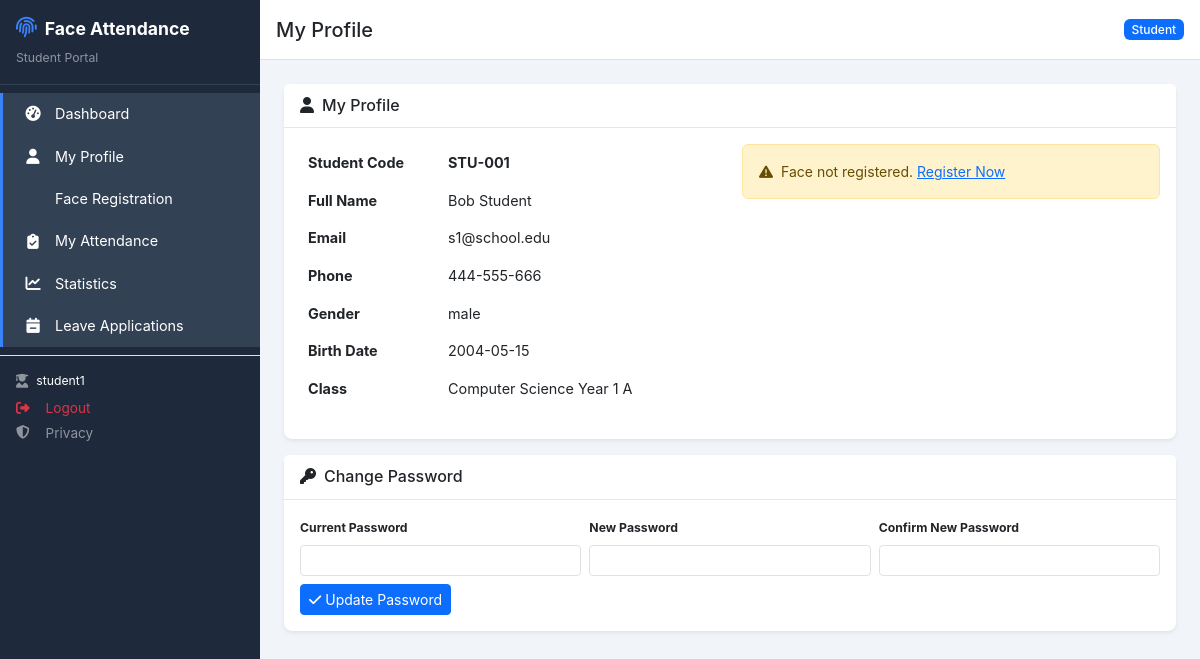
Page /public/student/profile (signed in) on the committed database.
### tables this page shows
CREATE TABLE students (
    id INT UNSIGNED AUTO_INCREMENT PRIMARY KEY,
    user_id INT UNSIGNED NULL UNIQUE,
    student_code VARCHAR(40) NOT NULL UNIQUE,
    full_name VARCHAR(120) NOT NULL,
    email VARCHAR(120) NULL,
    phone VARCHAR(30) NULL,
    gender ENUM('male','female','other') NULL,
    date_of_birth DATE NULL,
    class_id INT UNSIGNED NULL,
    is_active TINYINT(1) NOT NULL DEFAULT 1,
    face_registered TINYINT(1) NOT NULL DEFAULT 0,
    face_registration_version INT UNSIGNED NOT NULL DEFAULT 0,
    created_at DATETIME NOT NULL DEFAULT CURRENT_TIMESTAMP,
    updated_at DATETIME NOT NULL DEFAULT CURRENT_TIMESTAMP ON UPDATE CURRENT_TIMESTAMP,
    CONSTRAINT fk_students_user FOREIGN KEY (user_id) REFERENCES users(id) ON DELETE SET NULL ON UPDATE CASCADE,
    CONSTRAINT fk_students_class FOREIGN KEY (class_id) REFERENCES classes(id) ON DELETE SET NULL ON UPDATE CASCADE,
    INDEX idx_students_class (class_id),
    INDEX idx_students_active (is_active),
    INDEX idx_students_face_reg (face_registered)
);

CREATE TABLE classes (
    id INT UNSIGNED AUTO_INCREMENT PRIMARY KEY,
    class_code VARCHAR(40) NOT NULL UNIQUE,
    class_name VARCHAR(120) NOT NULL,
    start_time TIME NOT NULL DEFAULT '08:00:00',
    late_grace_minutes INT UNSIGNED NOT NULL DEFAULT 15,
    rest_start_time TIME NULL,
    rest_end_time TIME NULL,
    is_active TINYINT(1) NOT NULL DEFAULT 1,
    created_at DATETIME NOT NULL DEFAULT CURRENT_TIMESTAMP,
    updated_at DATETIME NOT NULL DEFAULT CURRENT_TIMESTAMP ON UPDATE CURRENT_TIMESTAMP,
    INDEX idx_classes_active (is_active)
);

### app/Controllers/Student/ProfileController.php (called while the page is built, shortened)
<?php
require_once BASE_PATH . '/app/models/StudentModel.php';
class StudentProfileController extends BaseController
{
    public function index(): void
    {
        $studentId = (int) Session::get('student_id');
        $student = StudentModel::findById($studentId);
        $this->view('student/profile', 'student', [
            'title' => 'My Profile',
            'student' => $student, 'csrf' => $this->csrfField(),
        ]);
    }
}

### public/index.php (called while the page is built, shortened)
<?php
$requestUri = $_SERVER['REQUEST_URI'] ?? '/';
$baseDir = parse_url(APP_URL, PHP_URL_PATH) ?? '';
if ($baseDir && strpos($requestUri, $baseDir) === 0) {
    $requestUri = substr($requestUri, strlen($baseDir));
}
$requestUri = $requestUri ?: '/';
$method = $_SERVER['REQUEST_METHOD'] ?? 'GET';
$requestUri = parse_url($requestUri, PHP_URL_PATH) ?: $requestUri;
$requestUri = preg_replace('#^/index\.php(?:/|$)#', '/', $requestUri);
$requestUri = rtrim($requestUri, '/') ?: '/';
$router = new Router();
$router->dispatch($method, $requestUri);

### app/Core/Session.php (called while the page is built, shortened)
<?php
class Session
{
    public static function get(string $key, $default = null)
    {
        return $_SESSION[$key] ?? $default;
    }
}

### app/Core/Database.php (called while the page is built, shortened)
<?php
class Database
{
    private static ?PDO $instance = null;
    public static function getInstance(): PDO
    {
        if (self::$instance === null) {
            $dsn = "mysql:host=" . DB_HOST . ";dbname=" . DB_NAME . ";charset=" . DB_CHARSET;
            try {
                self::$instance = new PDO($dsn, DB_USER, DB_PASS, [
                    PDO::ATTR_ERRMODE => PDO::ERRMODE_EXCEPTION,
                    PDO::ATTR_DEFAULT_FETCH_MODE => PDO::FETCH_ASSOC,
                    PDO::ATTR_EMULATE_PREPARES => false,
                ]);
            } catch (PDOException $e) {
                if (APP_DEBUG) {
                    die("Database connection failed: " . $e->getMessage());
                }
                die("A database error occurred. Please try again later.");
            }
        }
        return self::$instance;
    }
    public static function query(string $sql, array $params = []): PDOStatement
    {
        $stmt = self::getInstance()->prepare($sql);
        $stmt->execute($params);
        return $stmt;
    }
    public static function fetchOne(string $sql, array $params = []): ?array
    {
        $stmt = self::query($sql, $params);
        $result = $stmt->fetch();
        return $result === false ? null : $result;
    }
}

### app/Models/StudentModel.php (called while the page is built, shortened)
<?php
class StudentModel
{
    public static function findById(int $id): ?array
    {
        return Database::fetchOne("
            SELECT s.*, c.class_code, c.class_name, c.start_time, c.late_grace_minutes,
                   c.rest_start_time, c.rest_end_time,
                   u.username AS login_username, u.email AS login_email
            FROM students s
            LEFT JOIN classes c ON c.id = s.class_id
            LEFT JOIN users u ON u.id = s.user_id
            WHERE s.id = ? LIMIT 1", [$id]);
    }
}

### views/student/profile.php (the view, shortened to what this page needs)
<div class="card border-0 shadow-sm">
    <div class="card-header bg-white"><h6 class="mb-0"><i class="fa-solid fa-user me-2"></i>My Profile</h6></div>
    <div class="card-body">
        <div class="row">
            <div class="col-md-6">
                <table class="table table-borderless">
                    <tr><th width="140">Student Code</th><td><strong><?php echo htmlspecialchars($student['student_code']); ?></strong></td></tr>
                    <tr><th>Full Name</th><td><?php echo htmlspecialchars($student['full_name']); ?></td></tr>
                    <tr><th>Email</th><td><?php echo htmlspecialchars($student['email'] ?? '-'); ?></td></tr>
                    <tr><th>Phone</th><td><?php echo htmlspecialchars($student['phone'] ?? '-'); ?></td></tr>
                    <tr><th>Gender</th><td><?php echo htmlspecialchars($student['gender'] ?? '-'); ?></td></tr>
                    <tr><th>Birth Date</th><td><?php echo htmlspecialchars($student['date_of_birth'] ?? '-'); ?></td></tr>
                    <tr><th>Class</th><td><?php echo htmlspecialchars($student['class_name'] ?? 'Unassigned'); ?></td></tr>
                </table>
            </div>
            <div class="col-md-6">
                <div class="alert <?php echo $student['face_registered'] ? 'alert-success' : 'alert-warning'; ?>">
                    <?php if ($student['face_registered']): ?>
                        <i class="fa-solid fa-face-id me-2"></i>Face Registered &mdash; Version <?php echo (int)$student['face_registration_version']; ?>
                    <?php else: ?>
                        <i class="fa-solid fa-triangle-exclamation me-2"></i>Face not registered.
                        <a href="<?php echo APP_URL; ?>/student/face">Register Now</a>
                    <?php endif; ?>
                </div>
            </div>
        </div>
    </div>
</div>
<div class="card border-0 shadow-sm mt-3">
    <div class="card-header bg-white"><h6 class="mb-0"><i class="fa-solid fa-key me-2"></i>Change Password</h6></div>
    <div class="card-body">
        <form id="passwordForm">
            <div class="row g-2">
                <div class="col-md-4">
                    <label class="form-label small fw-bold">Current Password</label>
                    <input type="password" name="current_password" class="form-control form-control-sm" required>
                </div>
                <div class="col-md-4">
                    <label class="form-label small fw-bold">New Password</label>
                    <input type="password" name="new_password" class="form-control form-control-sm" required minlength="8">
                </div>
                <div class="col-md-4">
                    <label class="form-label small fw-bold">Confirm New Password</label>
                    <input type="password" name="confirm_password" class="form-control form-control-sm" required>
                </div>
            </div>
            <div class="mt-2 d-flex gap-2 align-items-center">
                <button type="submit" class="btn btn-primary btn-sm"><i class="fa-solid fa-check me-1"></i>Update Password</button>
            </div>
        </form>
    </div>
</div>

### public/assets/css/app.css (style rules this page uses)
:root { --sidebar-width: 260px; --sidebar-bg: #1e293b; --sidebar-hover: #334155; --sidebar-active: #3b82f6; --topbar-height: 60px; --content-bg: #f1f5f9; --card-shadow: 0 2px 12px rgba(0,0,0,0.08); --primary: #3b82f6; --success: #10b981; --danger: #ef4444; --warning: #f59e0b; }
* { box-sizing: border-box; }
body { font-family: -apple-system, BlinkMacSystemFont, 'Segoe UI', Roboto, Oxygen, Ubuntu, sans-serif; background: var(--content-bg); min-height: 100vh; font-size: 14px; }
.card { border-radius: 8px; box-shadow: var(--card-shadow); }
.card-header { border-bottom: 1px solid #e2e8f0; background: #fff; font-weight: 600; padding: 0.75rem 1rem; }
.card-body { padding: 1rem; }
.table { font-size: 0.9rem; }
.table td { vertical-align: middle; }

### rows in the picture
students: student_code "STU-001", full_name "Bob Student", email "s1@school.edu", phone "444-555-666", gender "male", date_of_birth "2004-05-15", class.class_name "Computer Science Year 1 A"

### other values in the picture
APP_NAME "Face Attendance"
$label "Dashboard"
$label "My Profile"
$label "Face Registration"
$label "My Attendance"
$label "Statistics"
$label "Leave Applications"
Session::get('username', 'Student') "student1"
$title "My Profile"
